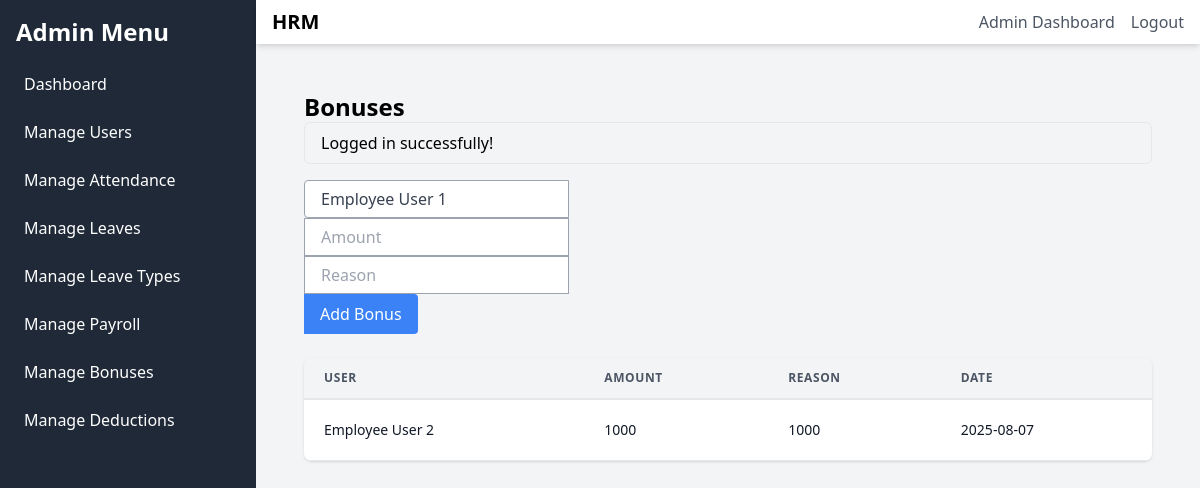
The page /admin/bonuses (signed in) on the database its author committed.
### tables this page shows
CREATE TABLE bonuses (
    id INTEGER PRIMARY KEY AUTOINCREMENT,
    user_id INTEGER NOT NULL,
    amount REAL NOT NULL,
    reason TEXT,
    date TEXT NOT NULL,
    FOREIGN KEY (user_id) REFERENCES users(id)
);

CREATE TABLE users (
                id INTEGER PRIMARY KEY AUTOINCREMENT,
                name VARCHAR(255) NOT NULL,
                email VARCHAR(255) NOT NULL UNIQUE,
                password VARCHAR(255) NOT NULL,
                role_id INTEGER, phone TEXT, address TEXT, position TEXT, photo TEXT, salary_type TEXT, salary_rate REAL,
                FOREIGN KEY (role_id) REFERENCES roles(id)
            );

### public/index.php (called while the page is built, shortened)
<?php
require_once ROOT_PATH . 'app/init.php';
$request_uri = $_SERVER['REQUEST_URI'];
$base_path = '/hrphp/public';
$request_uri = str_replace($base_path, '', $request_uri);
$router = new Router();
$router->dispatch($request_uri);

### app/init.php (called while the page is built, shortened)
<?php
function get_flash_message() {
    if (isset($_SESSION['flash_message'])) {
        $message = $_SESSION['flash_message'];
        return $message;
    }
    return null;
}

### app/views/admin/bonuses.php (the view, shortened to what this page needs)
<?php
$db = DB::getInstance()->getConnection();
$users_stmt = $db->query("SELECT id, name FROM users WHERE role_id = (SELECT id FROM roles WHERE name = 'user')");
$users = $users_stmt->fetchAll(PDO::FETCH_ASSOC);
$bonuses_stmt = $db->query("SELECT bonuses.*, users.name as user_name FROM bonuses JOIN users ON bonuses.user_id = users.id");
$bonuses = $bonuses_stmt->fetchAll(PDO::FETCH_ASSOC);
?>
<div class="container mx-auto px-4 sm:px-8">
    <div class="py-8">
        <div>
            <h2 class="text-2xl font-semibold leading-tight">Bonuses</h2>
        </div>
        <?php $flash = get_flash_message(); ?>
        <?php if ($flash): ?>
            <p class="text-<?php echo $flash['type']; ?>-500 bg-<?php echo $flash['type']; ?>-100 border border-<?php echo $flash['type']; ?>-400 rounded-md px-4 py-2 mb-4"><?php echo $flash['message']; ?></p>
        <?php endif; ?>
        <div class="my-2 flex sm:flex-row flex-col">
            <div class="flex flex-row mb-1 sm:mb-0">
                <div class="relative">
                    <form method="POST">
                        <select name="user_id" class="appearance-none h-full rounded-l border block w-full bg-white border-gray-400 text-gray-700 py-2 px-4 pr-8 leading-tight focus:outline-none focus:bg-white focus:border-gray-500">
                            <?php foreach ($users as $user): ?>
                                <option value="<?php echo $user['id']; ?>"><?php echo htmlspecialchars($user['name']); ?></option>
                            <?php endforeach; ?>
                        </select>
                        <input type="number" name="amount" placeholder="Amount" class="appearance-none rounded-r-none border border-gray-400 block w-full bg-white text-gray-700 py-2 px-4 leading-tight focus:outline-none focus:bg-white focus:border-gray-500" step="0.01" required>
                        <input type="text" name="reason" placeholder="Reason" class="appearance-none rounded-r-none border border-gray-400 block w-full bg-white text-gray-700 py-2 px-4 leading-tight focus:outline-none focus:bg-white focus:border-gray-500">
                        <button type="submit" name="add_bonus" class="px-4 py-2 bg-blue-500 text-white rounded-r">Add Bonus</button>
                    </form>
                </div>
            </div>
        </div>
        <div class="-mx-4 sm:-mx-8 px-4 sm:px-8 py-4 overflow-x-auto">
            <div class="inline-block min-w-full shadow rounded-lg overflow-hidden">
                <table class="min-w-full leading-normal">
                    <thead>
                        <tr>
                            <th class="px-5 py-3 border-b-2 border-gray-200 bg-gray-100 text-left text-xs font-semibold text-gray-600 uppercase tracking-wider">
                                User
                            </th>
                            <th class="px-5 py-3 border-b-2 border-gray-200 bg-gray-100 text-left text-xs font-semibold text-gray-600 uppercase tracking-wider">
                                Amount
                            </th>
                            <th class="px-5 py-3 border-b-2 border-gray-200 bg-gray-100 text-left text-xs font-semibold text-gray-600 uppercase tracking-wider">
                                Reason
                            </th>
                            <th class="px-5 py-3 border-b-2 border-gray-200 bg-gray-100 text-left text-xs font-semibold text-gray-600 uppercase tracking-wider">
                                Date
                            </th>
                        </tr>
                    </thead>
                    <tbody>
                        <?php foreach ($bonuses as $bonus): ?>
                            <tr>
                                <td class="px-5 py-5 border-b border-gray-200 bg-white text-sm">
                                    <p class="text-gray-900 whitespace-no-wrap"><?php echo htmlspecialchars($bonus['user_name']); ?></p>
                                </td>
                                <td class="px-5 py-5 border-b border-gray-200 bg-white text-sm">
                                    <p class="text-gray-900 whitespace-no-wrap"><?php echo htmlspecialchars($bonus['amount']); ?></p>
                                </td>
                                <td class="px-5 py-5 border-b border-gray-200 bg-white text-sm">
                                    <p class="text-gray-900 whitespace-no-wrap"><?php echo htmlspecialchars($bonus['reason']); ?></p>
                                </td>
                                <td class="px-5 py-5 border-b border-gray-200 bg-white text-sm">
                                    <p class="text-gray-900 whitespace-no-wrap"><?php echo htmlspecialchars($bonus['date']); ?></p>
                                </td>
                            </tr>
                        <?php endforeach; ?>
                    </tbody>
                </table>
            </div>
        </div>
    </div>
</div>
<?php
require __DIR__ . './../layout.php';

### rows shown on the page
bonuses: user.name "Employee User 2", amount "1000", reason "1000", date "2025-08-07"

### other values the page prints
$flash['message'] "Logged in successfully!"
form field user_id "Employee User 1"
